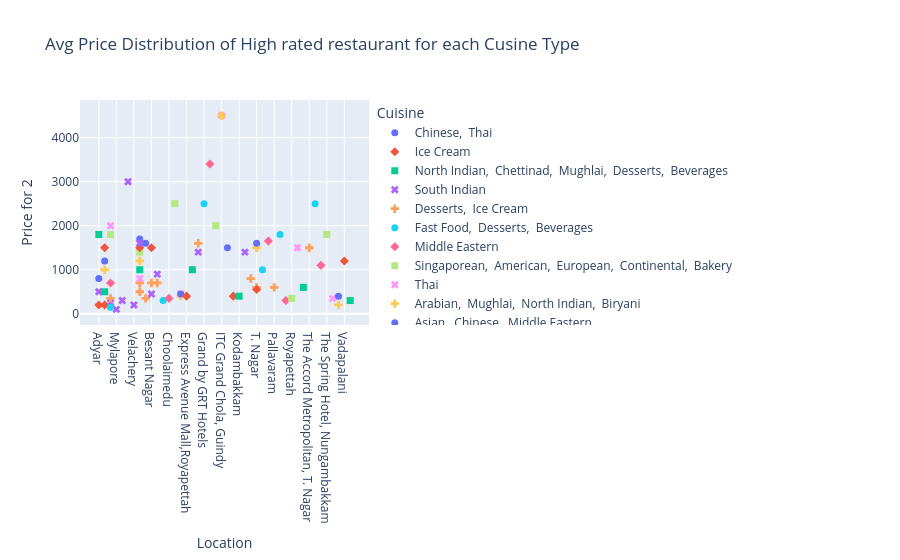

The notebook cell this image was saved under:
### Code cell
fig = px.scatter(avg_price_df,x="Location",y="Price for 2",color="Cuisine",symbol="Cuisine",
                  title='Avg Price Distribution of High rated restaurant for each Cusine Type').update_traces(marker_size=7)
fig.show()

### Figure 1 — Plotly figure (JSON) as saved in the notebook; plotly's stock layout.template omitted (floating-point values rounded to 4 significant figures)
{"data": [{"hovertemplate": "Cuisine=Chinese,  Thai<br>Location=%{x}<br>Price for 2=%{y}<extra></extra>", "legendgroup": "Chinese,  Thai", "marker": {"color": "#636efa", "size": 7, "symbol": "circle"}, "mode": "markers", "name": "Chinese,  Thai", "orientation": "v", "showlegend": true, "type": "scatter", "x": ["Adyar"], "xaxis": "x", "y": [800.0], "yaxis": "y"}, {"hovertemplate": "Cuisine=Ice Cream<br>Location=%{x}<br>Price for 2=%{y}<extra></extra>", "legendgroup": "Ice Cream", "marker": {"color": "#EF553B", "size": 7, "symbol": "diamond"}, "mode": "markers", "name": "Ice Cream", "orientation": "v", "showlegend": true, "type": "scatter", "x": ["Adyar", "Anna Nagar"], "xaxis": "x", "y": [200.0, 200.0], "yaxis": "y"}, {"hovertemplate": "Cuisine=North Indian,  Chettinad,  Mughlai,  Desserts,  Beverages<br>Location=%{x}<br>Price for 2=%{y}<extra></extra>", "legendgroup": "North Indian,  Chettinad,  Mughlai,  Desserts,  Beverages", "marker": {"color": "#00cc96", "size": 7, "symbol": "square"}, "mode": "markers", "name": "North Indian,  Chettinad,  Mughlai,  Desserts,  Beverages", "orientation": "v", "showlegend": true, "type": "scatter", "x": ["Adyar"], "xaxis": "x", "y": [1800.0], "yaxis": "y"}, {"hovertemplate": "Cuisine=South Indian<br>Location=%{x}<br>Price for 2=%{y}<extra></extra>", "legendgroup": "South Indian", "marker": {"color": "#ab63fa", "size": 7, "symbol": "x"}, "mode": "markers", "name": "South Indian", "orientation": "v", "showlegend": true, "type": "scatter", "x": ["Adyar", "Alwarpet", "Mylapore", "Sathyam Cinemas Complex, Royapettah", "Taj Coromandel, Nungambakkam", "Velachery"], "xaxis": "x", "y": [500.0, 250.0, 100.0, 300.0, 3000.0, 200.0], "yaxis": "y"}, {"hovertemplate": "Cuisine=Desserts,  Ice Cream<br>Location=%{x}<br>Price for 2=%{y}<extra></extra>", "legendgroup": "Desserts,  Ice Cream", "marker": {"color": "#FFA15A", "size": 7, "symbol": "cross"}, "mode": "markers", "name": "Desserts,  Ice Cream", "orientation": "v", "showlegend": true, "type": "scatter", "x": ["Alwarpet", "Nungambakkam", "Thuraipakkam"], "xaxis": "x", "y": [350.0, 500.0, 350.0], "yaxis": "y"}, {"hovertemplate": "Cuisine=Fast Food,  Desserts,  Beverages<br>Location=%{x}<br>Price for 2=%{y}<extra></extra>", "legendgroup": "Fast Food,  Desserts,  Beverages", "marker": {"color": "#19d3f3", "size": 7, "symbol": "circle"}, "mode": "markers", "name": "Fast Food,  Desserts,  Beverages", "orientation": "v", "showlegend": true, "type": "scatter", "x": ["Alwarpet"], "xaxis": "x", "y": [150.0], "yaxis": "y"}, {"hovertemplate": "Cuisine=Middle Eastern<br>Location=%{x}<br>Price for 2=%{y}<extra></extra>", "legendgroup": "Middle Eastern", "marker": {"color": "#FF6692", "size": 7, "symbol": "diamond"}, "mode": "markers", "name": "Middle Eastern", "orientation": "v", "showlegend": true, "type": "scatter", "x": ["Alwarpet"], "xaxis": "x", "y": [700.0], "yaxis": "y"}, {"hovertemplate": "Cuisine=Singaporean,  American,  European,  Continental,  Bakery<br>Location=%{x}<br>Price for 2=%{y}<extra></extra>", "legendgroup": "Singaporean,  American,  European,  Continental,  Bakery", "marker": {"color": "#B6E880", "size": 7, "symbol": "square"}, "mode": "markers", "name": "Singaporean,  American,  European,  Continental,  Bakery", "orientation": "v", "showlegend": true, "type": "scatter", "x": ["Alwarpet"], "xaxis": "x", "y": [1800.0], "yaxis": "y"}, {"hovertemplate": "Cuisine=Thai<br>Location=%{x}<br>Price for 2=%{y}<extra></extra>", "legendgroup": "Thai", "marker": {"color": "#FF97FF", "size": 7, "symbol": "x"}, "mode": "markers", "name": "Thai", "orientation": "v", "showlegend": true, "type": "scatter", "x": ["Alwarpet"], "xaxis": "x", "y": [2000.0], "yaxis": "y"}, {"hovertemplate": "Cuisine=Arabian,  Mughlai,  North Indian,  Biryani<br>Location=%{x}<br>Price for 2=%{y}<extra></extra>", "legendgroup": "Arabian,  Mughlai,  North Indian,  Biryani", "marker": {"color": "#FECB52", "size": 7, "symbol": "cross"}, "mode": "markers", "name": "Arabian,  Mughlai,  North Indian,  Biryani", "orientation": "v", "showlegend": true, "type": "scatter", "x": ["Anna Nagar"], "xaxis": "x", "y": [1000.0], "yaxis": "y"}, {"hovertemplate": "Cuisine=Asian,  Chinese,  Middle Eastern<br>Location=%{x}<br>Price for 2=%{y}<extra></extra>", "legendgroup": "Asian,  Chinese,  Middle Eastern", "marker": {"color": "#636efa", "size": 7, "symbol": "circle"}, "mode": "markers", "name": "Asian,  Chinese,  Middle Eastern", "orientation": "v", "showlegend": true, "type": "scatter", "x": ["Anna Nagar"], "xaxis": "x", "y": [1200.0], "yaxis": "y"}, {"hovertemplate": "Cuisine=Italian,  Mexican,  Salad<br>Location=%{x}<br>Price for 2=%{y}<extra></extra>", "legendgroup": "Italian,  Mexican,  Salad", "marker": {"color": "#EF553B", "size": 7, "symbol": "diamond"}, "mode": "markers", "name": "Italian,  Mexican,  Salad", "orientation": "v", "showlegend": true, "type": "scatter", "x": ["Anna Nagar", "Besant Nagar"], "xaxis": "x", "y": [1500.0, 1500.0], "yaxis": "y"}, {"hovertemplate": "Cuisine=Rajasthani,  North Indian<br>Location=%{x}<br>Price for 2=%{y}<extra></extra>", "legendgroup": "Rajasthani,  North Indian", "marker": {"color": "#00cc96", "size": 7, "symbol": "square"}, "mode": "markers", "name": "Rajasthani,  North Indian", "orientation": "v", "showlegend": true, "type": "scatter", "x": ["Anna Nagar"], "xaxis": "x", "y": [500.0], "yaxis": "y"}, {"hovertemplate": "Cuisine=Burger,  Fast Food,  Beverages<br>Location=%{x}<br>Price for 2=%{y}<extra></extra>", "legendgroup": "Burger,  Fast Food,  Beverages", "marker": {"color": "#ab63fa", "size": 7, "symbol": "x"}, "mode": "markers", "name": "Burger,  Fast Food,  Beverages", "orientation": "v", "showlegend": true, "type": "scatter", "x": ["Besant Nagar"], "xaxis": "x", "y": [450.0], "yaxis": "y"}, {"hovertemplate": "Cuisine=Cafe,  Continental,  Italian,  Desserts,  Beverages<br>Location=%{x}<br>Price for 2=%{y}<extra></extra>", "legendgroup": "Cafe,  Continental,  Italian,  Desserts,  Beverages", "marker": {"color": "#FFA15A", "size": 7, "symbol": "cross"}, "mode": "markers", "name": "Cafe,  Continental,  Italian,  Desserts,  Beverages", "orientation": "v", "showlegend": true, "type": "scatter", "x": ["Besant Nagar", "Nungambakkam", "Teynampet"], "xaxis": "x", "y": [700.0, 700.0, 700.0], "yaxis": "y"}, {"hovertemplate": "Cuisine=Mithai,  Street Food,  Fast Food<br>Location=%{x}<br>Price for 2=%{y}<extra></extra>", "legendgroup": "Mithai,  Street Food,  Fast Food", "marker": {"color": "#19d3f3", "size": 7, "symbol": "circle"}, "mode": "markers", "name": "Mithai,  Street Food,  Fast Food", "orientation": "v", "showlegend": true, "type": "scatter", "x": ["Chetpet"], "xaxis": "x", "y": [300.0], "yaxis": "y"}, {"hovertemplate": "Cuisine=Momos,  Chinese<br>Location=%{x}<br>Price for 2=%{y}<extra></extra>", "legendgroup": "Momos,  Chinese", "marker": {"color": "#FF6692", "size": 7, "symbol": "diamond"}, "mode": "markers", "name": "Momos,  Chinese", "orientation": "v", "showlegend": true, "type": "scatter", "x": ["Choolaimedu"], "xaxis": "x", "y": [350.0], "yaxis": "y"}, {"hovertemplate": "Cuisine=South Indian,  Kerala,  Andhra<br>Location=%{x}<br>Price for 2=%{y}<extra></extra>", "legendgroup": "South Indian,  Kerala,  Andhra", "marker": {"color": "#B6E880", "size": 7, "symbol": "square"}, "mode": "markers", "name": "South Indian,  Kerala,  Andhra", "orientation": "v", "showlegend": true, "type": "scatter", "x": ["Crowne Plaza Chennai Adyar Park, Alwarpet"], "xaxis": "x", "y": [2500.0], "yaxis": "y"}, {"hovertemplate": "Cuisine=Chinese,  Konkan,  Momos<br>Location=%{x}<br>Price for 2=%{y}<extra></extra>", "legendgroup": "Chinese,  Konkan,  Momos", "marker": {"color": "#FF97FF", "size": 7, "symbol": "x"}, "mode": "markers", "name": "Chinese,  Konkan,  Momos", "orientation": "v", "showlegend": true, "type": "scatter", "x": ["Egmore"], "xaxis": "x", "y": [450.0], "yaxis": "y"}, {"hovertemplate": "Cuisine=Ice Cream,  Desserts<br>Location=%{x}<br>Price for 2=%{y}<extra></extra>", "legendgroup": "Ice Cream,  Desserts", "marker": {"color": "#FECB52", "size": 7, "symbol": "cross"}, "mode": "markers", "name": "Ice Cream,  Desserts", "orientation": "v", "showlegend": true, "type": "scatter", "x": ["Egmore"], "xaxis": "x", "y": [400.0], "yaxis": "y"}, {"hovertemplate": "Cuisine=Kebab,  Rolls,  Mughlai<br>Location=%{x}<br>Price for 2=%{y}<extra></extra>", "legendgroup": "Kebab,  Rolls,  Mughlai", "marker": {"color": "#636efa", "size": 7, "symbol": "circle"}, "mode": "markers", "name": "Kebab,  Rolls,  Mughlai", "orientation": "v", "showlegend": true, "type": "scatter", "x": ["Egmore"], "xaxis": "x", "y": [450.0], "yaxis": "y"}, {"hovertemplate": "Cuisine=Desserts,  Beverages<br>Location=%{x}<br>Price for 2=%{y}<extra></extra>", "legendgroup": "Desserts,  Beverages", "marker": {"color": "#EF553B", "size": 7, "symbol": "diamond"}, "mode": "markers", "name": "Desserts,  Beverages", "orientation": "v", "showlegend": true, "type": "scatter", "x": ["Express Avenue Mall,Royapettah"], "xaxis": "x", "y": [400.0], "yaxis": "y"}, {"hovertemplate": "Cuisine=Thai,  Asian<br>Location=%{x}<br>Price for 2=%{y}<extra></extra>", "legendgroup": "Thai,  Asian", "marker": {"color": "#00cc96", "size": 7, "symbol": "square"}, "mode": "markers", "name": "Thai,  Asian", "orientation": "v", "showlegend": true, "type": "scatter", "x": ["Foodies Kitchen"], "xaxis": "x", "y": [1000.0], "yaxis": "y"}, {"hovertemplate": "Cuisine=Asian,  Chinese,  Beverages<br>Location=%{x}<br>Price for 2=%{y}<extra></extra>", "legendgroup": "Asian,  Chinese,  Beverages", "marker": {"color": "#ab63fa", "size": 7, "symbol": "x"}, "mode": "markers", "name": "Asian,  Chinese,  Beverages", "orientation": "v", "showlegend": true, "type": "scatter", "x": ["Gopalapuram"], "xaxis": "x", "y": [1400.0], "yaxis": "y"}, {"hovertemplate": "Cuisine=Finger Food,  Seafood,  Italian,  Continental<br>Location=%{x}<br>Price for 2=%{y}<extra></extra>", "legendgroup": "Finger Food,  Seafood,  Italian,  Continental", "marker": {"color": "#FFA15A", "size": 7, "symbol": "cross"}, "mode": "markers", "name": "Finger Food,  Seafood,  Italian,  Continental", "orientation": "v", "showlegend": true, "type": "scatter", "x": ["Gopalapuram"], "xaxis": "x", "y": [1600.0], "yaxis": "y"}, {"hovertemplate": "Cuisine=North Indian,  Mughlai,  South Indian<br>Location=%{x}<br>Price for 2=%{y}<extra></extra>", "legendgroup": "North Indian,  Mughlai,  South Indian", "marker": {"color": "#19d3f3", "size": 7, "symbol": "circle"}, "mode": "markers", "name": "North Indian,  Mughlai,  South Indian", "orientation": "v", "showlegend": true, "type": "scatter", "x": ["Grand by GRT Hotels"], "xaxis": "x", "y": [2500.0], "yaxis": "y"}, {"hovertemplate": "Cuisine=North Indian,  Continental,  Asian<br>Location=%{x}<br>Price for 2=%{y}<extra></extra>", "legendgroup": "North Indian,  Continental,  Asian", "marker": {"color": "#FF6692", "size": 7, "symbol": "diamond"}, "mode": "markers", "name": "North Indian,  Continental,  Asian", "orientation": "v", "showlegend": true, "type": "scatter", "x": ["Hilton Chennai, Guindy"], "xaxis": "x", "y": [3400.0], "yaxis": "y"}, {"hovertemplate": "Cuisine=Continental,  Finger Food,  Seafood,  Fast Food<br>Location=%{x}<br>Price for 2=%{y}<extra></extra>", "legendgroup": "Continental,  Finger Food,  Seafood,  Fast Food", "marker": {"color": "#B6E880", "size": 7, "symbol": "square"}, "mode": "markers", "name": "Continental,  Finger Food,  Seafood,  Fast Food", "orientation": "v", "showlegend": true, "type": "scatter", "x": ["Hotel Rajpark, Alwarpet"], "xaxis": "x", "y": [2000.0], "yaxis": "y"}, {"hovertemplate": "Cuisine=North Indian,  Mughlai<br>Location=%{x}<br>Price for 2=%{y}<extra></extra>", "legendgroup": "North Indian,  Mughlai", "marker": {"color": "#FF97FF", "size": 7, "symbol": "x"}, "mode": "markers", "name": "North Indian,  Mughlai", "orientation": "v", "showlegend": true, "type": "scatter", "x": ["ITC Grand Chola, Guindy"], "xaxis": "x", "y": [4500.0], "yaxis": "y"}, {"hovertemplate": "Cuisine=South Indian,  Chinese,  Desserts<br>Location=%{x}<br>Price for 2=%{y}<extra></extra>", "legendgroup": "South Indian,  Chinese,  Desserts", "marker": {"color": "#FECB52", "size": 7, "symbol": "cross"}, "mode": "markers", "name": "South Indian,  Chinese,  Desserts", "orientation": "v", "showlegend": true, "type": "scatter", "x": ["ITC Grand Chola, Guindy"], "xaxis": "x", "y": [4500.0], "yaxis": "y"}, {"hovertemplate": "Cuisine=Italian,  Continental,  Burger,  Sandwich,  Wraps,  Kerala,  North Indian,  South Indian<br>Location=%{x}<br>Price for 2=%{y}<extra></extra>", "legendgroup": "Italian,  Continental,  Burger,  Sandwich,  Wraps,  Kerala,  North Indian,  South Indian", "marker": {"color": "#636efa", "size": 7, "symbol": "circle"}, "mode": "markers", "name": "Italian,  Continental,  Burger,  Sandwich,  Wraps,  Kerala,  North Indian,  South Indian", "orientation": "v", "showlegend": true, "type": "scatter", "x": ["Kanathur"], "xaxis": "x", "y": [1500.0], "yaxis": "y"}, {"hovertemplate": "Cuisine=Fast Food<br>Location=%{x}<br>Price for 2=%{y}<extra></extra>", "legendgroup": "Fast Food", "marker": {"color": "#EF553B", "size": 7, "symbol": "diamond"}, "mode": "markers", "name": "Fast Food", "orientation": "v", "showlegend": true, "type": "scatter", "x": ["Kilpauk"], "xaxis": "x", "y": [400.0], "yaxis": "y"}, {"hovertemplate": "Cuisine=Biryani,  North Indian,  Kebab<br>Location=%{x}<br>Price for 2=%{y}<extra></extra>", "legendgroup": "Biryani,  North Indian,  Kebab", "marker": {"color": "#00cc96", "size": 7, "symbol": "square"}, "mode": "markers", "name": "Biryani,  North Indian,  Kebab", "orientation": "v", "showlegend": true, "type": "scatter", "x": ["Kodambakkam"], "xaxis": "x", "y": [400.0], "yaxis": "y"}, {"hovertemplate": "Cuisine=Burmese,  Thai,  Vietnamese,  Indonesian,  Singaporean,  Japanese,  Malaysian<br>Location=%{x}<br>Price for 2=%{y}<extra></extra>", "legendgroup": "Burmese,  Thai,  Vietnamese,  Indonesian,  Singaporean,  Japanese,  Malaysian", "marker": {"color": "#ab63fa", "size": 7, "symbol": "x"}, "mode": "markers", "name": "Burmese,  Thai,  Vietnamese,  Indonesian,  Singaporean,  Japanese,  Malaysian", "orientation": "v", "showlegend": true, "type": "scatter", "x": ["Kotturpuram"], "xaxis": "x", "y": [1400.0], "yaxis": "y"}, {"hovertemplate": "Cuisine=North Indian<br>Location=%{x}<br>Price for 2=%{y}<extra></extra>", "legendgroup": "North Indian", "marker": {"color": "#FFA15A", "size": 7, "symbol": "cross"}, "mode": "markers", "name": "North Indian", "orientation": "v", "showlegend": true, "type": "scatter", "x": ["Mayajaal Multiplex, Kanathur", "T. Nagar"], "xaxis": "x", "y": [800.0, 600.0], "yaxis": "y"}, {"hovertemplate": "Cuisine=North Indian,  Chinese,  Arabian,  BBQ,  Biryani,  Beverages<br>Location=%{x}<br>Price for 2=%{y}<extra></extra>", "legendgroup": "North Indian,  Chinese,  Arabian,  BBQ,  Biryani,  Beverages", "marker": {"color": "#19d3f3", "size": 7, "symbol": "circle"}, "mode": "markers", "name": "North Indian,  Chinese,  Arabian,  BBQ,  Biryani,  Beverages", "orientation": "v", "showlegend": true, "type": "scatter", "x": ["Medavakkam"], "xaxis": "x", "y": [1000.0], "yaxis": "y"}, {"hovertemplate": "Cuisine=European,  Continental,  Italian,  North Indian<br>Location=%{x}<br>Price for 2=%{y}<extra></extra>", "legendgroup": "European,  Continental,  Italian,  North Indian", "marker": {"color": "#FF6692", "size": 7, "symbol": "diamond"}, "mode": "markers", "name": "European,  Continental,  Italian,  North Indian", "orientation": "v", "showlegend": true, "type": "scatter", "x": ["Neelangarai"], "xaxis": "x", "y": [1650.0], "yaxis": "y"}, {"hovertemplate": "Cuisine=Cafe,  Continental,  Italian,  Desserts<br>Location=%{x}<br>Price for 2=%{y}<extra></extra>", "legendgroup": "Cafe,  Continental,  Italian,  Desserts", "marker": {"color": "#B6E880", "size": 7, "symbol": "square"}, "mode": "markers", "name": "Cafe,  Continental,  Italian,  Desserts", "orientation": "v", "showlegend": true, "type": "scatter", "x": ["Nungambakkam"], "xaxis": "x", "y": [1400.0], "yaxis": "y"}, {"hovertemplate": "Cuisine=Ice Cream,  Desserts,  Beverages<br>Location=%{x}<br>Price for 2=%{y}<extra></extra>", "legendgroup": "Ice Cream,  Desserts,  Beverages", "marker": {"color": "#FF97FF", "size": 7, "symbol": "x"}, "mode": "markers", "name": "Ice Cream,  Desserts,  Beverages", "orientation": "v", "showlegend": true, "type": "scatter", "x": ["Nungambakkam"], "xaxis": "x", "y": [800.0], "yaxis": "y"}, {"hovertemplate": "Cuisine=Kerala,  South Indian<br>Location=%{x}<br>Price for 2=%{y}<extra></extra>", "legendgroup": "Kerala,  South Indian", "marker": {"color": "#FECB52", "size": 7, "symbol": "cross"}, "mode": "markers", "name": "Kerala,  South Indian", "orientation": "v", "showlegend": true, "type": "scatter", "x": ["Nungambakkam"], "xaxis": "x", "y": [1200.0], "yaxis": "y"}, {"hovertemplate": "Cuisine=North Indian,  Desserts,  Beverages<br>Location=%{x}<br>Price for 2=%{y}<extra></extra>", "legendgroup": "North Indian,  Desserts,  Beverages", "marker": {"color": "#636efa", "size": 7, "symbol": "circle"}, "mode": "markers", "name": "North Indian,  Desserts,  Beverages", "orientation": "v", "showlegend": true, "type": "scatter", "x": ["Nungambakkam"], "xaxis": "x", "y": [1700.0], "yaxis": "y"}, {"hovertemplate": "Cuisine=North Indian,  Maharashtrian,  Modern Indian,  Beverages<br>Location=%{x}<br>Price for 2=%{y}<extra></extra>", "legendgroup": "North Indian,  Maharashtrian,  Modern Indian,  Beverages", "marker": {"color": "#EF553B", "size": 7, "symbol": "diamond"}, "mode": "markers", "name": "North Indian,  Maharashtrian,  Modern Indian,  Beverages", "orientation": "v", "showlegend": true, "type": "scatter", "x": ["Nungambakkam"], "xaxis": "x", "y": [1500.0], "yaxis": "y"}, {"hovertemplate": "Cuisine=North Indian,  South Indian,  Chinese,  Asian,  Fast Food,  Desserts,  Beverages<br>Location=%{x}<br>Price for 2=%{y}<extra></extra>", "legendgroup": "North Indian,  South Indian,  Chinese,  Asian,  Fast Food,  Desserts,  Beverages", "marker": {"color": "#00cc96", "size": 7, "symbol": "square"}, "mode": "markers", "name": "North Indian,  South Indian,  Chinese,  Asian,  Fast Food,  Desserts,  Beverages", "orientation": "v", "showlegend": true, "type": "scatter", "x": ["Nungambakkam"], "xaxis": "x", "y": [1000.0], "yaxis": "y"}, {"hovertemplate": "Cuisine=Seafood,  North Indian,  Chinese<br>Location=%{x}<br>Price for 2=%{y}<extra></extra>", "legendgroup": "Seafood,  North Indian,  Chinese", "marker": {"color": "#ab63fa", "size": 7, "symbol": "x"}, "mode": "markers", "name": "Seafood,  North Indian,  Chinese", "orientation": "v", "showlegend": true, "type": "scatter", "x": ["Nungambakkam"], "xaxis": "x", "y": [1600.0], "yaxis": "y"}, {"hovertemplate": "Cuisine=Biryani,  Chinese,  Tamil<br>Location=%{x}<br>Price for 2=%{y}<extra></extra>", "legendgroup": "Biryani,  Chinese,  Tamil", "marker": {"color": "#FFA15A", "size": 7, "symbol": "cross"}, "mode": "markers", "name": "Biryani,  Chinese,  Tamil", "orientation": "v", "showlegend": true, "type": "scatter", "x": ["Pallavaram"], "xaxis": "x", "y": [600.0], "yaxis": "y"}, {"hovertemplate": "Cuisine=Chinese,  Asian,  Sushi,  Japanese,  Thai<br>Location=%{x}<br>Price for 2=%{y}<extra></extra>", "legendgroup": "Chinese,  Asian,  Sushi,  Japanese,  Thai", "marker": {"color": "#19d3f3", "size": 7, "symbol": "circle"}, "mode": "markers", "name": "Chinese,  Asian,  Sushi,  Japanese,  Thai", "orientation": "v", "showlegend": true, "type": "scatter", "x": ["Phoenix Market City, Velachery"], "xaxis": "x", "y": [1800.0], "yaxis": "y"}, {"hovertemplate": "Cuisine=South Indian,  Desserts,  Beverages<br>Location=%{x}<br>Price for 2=%{y}<extra></extra>", "legendgroup": "South Indian,  Desserts,  Beverages", "marker": {"color": "#FF6692", "size": 7, "symbol": "diamond"}, "mode": "markers", "name": "South Indian,  Desserts,  Beverages", "orientation": "v", "showlegend": true, "type": "scatter", "x": ["Purasavakkam"], "xaxis": "x", "y": [300.0], "yaxis": "y"}, {"hovertemplate": "Cuisine=Bakery,  Desserts,  Beverages<br>Location=%{x}<br>Price for 2=%{y}<extra></extra>", "legendgroup": "Bakery,  Desserts,  Beverages", "marker": {"color": "#B6E880", "size": 7, "symbol": "square"}, "mode": "markers", "name": "Bakery,  Desserts,  Beverages", "orientation": "v", "showlegend": true, "type": "scatter", "x": ["Royapettah"], "xaxis": "x", "y": [350.0], "yaxis": "y"}, {"hovertemplate": "Cuisine=Steak,  Pizza,  North Indian,  Juices<br>Location=%{x}<br>Price for 2=%{y}<extra></extra>", "legendgroup": "Steak,  Pizza,  North Indian,  Juices", "marker": {"color": "#FF97FF", "size": 7, "symbol": "x"}, "mode": "markers", "name": "Steak,  Pizza,  North Indian,  Juices", "orientation": "v", "showlegend": true, "type": "scatter", "x": ["Semmancheri"], "xaxis": "x", "y": [1500.0], "yaxis": "y"}, {"hovertemplate": "Cuisine=Fast Food,  Italian,  Salad<br>Location=%{x}<br>Price for 2=%{y}<extra></extra>", "legendgroup": "Fast Food,  Italian,  Salad", "marker": {"color": "#FECB52", "size": 7, "symbol": "cross"}, "mode": "markers", "name": "Fast Food,  Italian,  Salad", "orientation": "v", "showlegend": true, "type": "scatter", "x": ["T. Nagar"], "xaxis": "x", "y": [1500.0], "yaxis": "y"}, {"hovertemplate": "Cuisine=North Indian,  Continental,  Kebab,  BBQ<br>Location=%{x}<br>Price for 2=%{y}<extra></extra>", "legendgroup": "North Indian,  Continental,  Kebab,  BBQ", "marker": {"color": "#636efa", "size": 7, "symbol": "circle"}, "mode": "markers", "name": "North Indian,  Continental,  Kebab,  BBQ", "orientation": "v", "showlegend": true, "type": "scatter", "x": ["T. Nagar", "Thuraipakkam"], "xaxis": "x", "y": [1600.0, 1600.0], "yaxis": "y"}, {"hovertemplate": "Cuisine=Tamil,  Chettinad<br>Location=%{x}<br>Price for 2=%{y}<extra></extra>", "legendgroup": "Tamil,  Chettinad", "marker": {"color": "#EF553B", "size": 7, "symbol": "diamond"}, "mode": "markers", "name": "Tamil,  Chettinad", "orientation": "v", "showlegend": true, "type": "scatter", "x": ["T. Nagar"], "xaxis": "x", "y": [550.0], "yaxis": "y"}, {"hovertemplate": "Cuisine=Cafe,  American<br>Location=%{x}<br>Price for 2=%{y}<extra></extra>", "legendgroup": "Cafe,  American", "marker": {"color": "#00cc96", "size": 7, "symbol": "square"}, "mode": "markers", "name": "Cafe,  American", "orientation": "v", "showlegend": true, "type": "scatter", "x": ["Taramani"], "xaxis": "x", "y": [600.0], "yaxis": "y"}, {"hovertemplate": "Cuisine=Cafe,  American,  Fast Food<br>Location=%{x}<br>Price for 2=%{y}<extra></extra>", "legendgroup": "Cafe,  American,  Fast Food", "marker": {"color": "#ab63fa", "size": 7, "symbol": "x"}, "mode": "markers", "name": "Cafe,  American,  Fast Food", "orientation": "v", "showlegend": true, "type": "scatter", "x": ["Teynampet"], "xaxis": "x", "y": [900.0], "yaxis": "y"}, {"hovertemplate": "Cuisine=South Indian,  North Indian<br>Location=%{x}<br>Price for 2=%{y}<extra></extra>", "legendgroup": "South Indian,  North Indian", "marker": {"color": "#FFA15A", "size": 7, "symbol": "cross"}, "mode": "markers", "name": "South Indian,  North Indian", "orientation": "v", "showlegend": true, "type": "scatter", "x": ["The Accord Metropolitan, T. Nagar"], "xaxis": "x", "y": [1500.0], "yaxis": "y"}, {"hovertemplate": "Cuisine=North Indian,  Asian,  Mediterranean,  Continental,  Italian<br>Location=%{x}<br>Price for 2=%{y}<extra></extra>", "legendgroup": "North Indian,  Asian,  Mediterranean,  Continental,  Italian", "marker": {"color": "#19d3f3", "size": 7, "symbol": "circle"}, "mode": "markers", "name": "North Indian,  Asian,  Mediterranean,  Continental,  Italian", "orientation": "v", "showlegend": true, "type": "scatter", "x": ["The Leela Palace, MRC Nagar"], "xaxis": "x", "y": [2500.0], "yaxis": "y"}, {"hovertemplate": "Cuisine=Cafe,  Continental,  Italian,  Sandwich,  Salad,  Desserts<br>Location=%{x}<br>Price for 2=%{y}<extra></extra>", "legendgroup": "Cafe,  Continental,  Italian,  Sandwich,  Salad,  Desserts", "marker": {"color": "#FF6692", "size": 7, "symbol": "diamond"}, "mode": "markers", "name": "Cafe,  Continental,  Italian,  Sandwich,  Salad,  Desserts", "orientation": "v", "showlegend": true, "type": "scatter", "x": ["The Savera Hotel, RK Salai (Cathedral Road)"], "xaxis": "x", "y": [1100.0], "yaxis": "y"}, {"hovertemplate": "Cuisine=Momos,  Asian,  Chinese,  Sushi<br>Location=%{x}<br>Price for 2=%{y}<extra></extra>", "legendgroup": "Momos,  Asian,  Chinese,  Sushi", "marker": {"color": "#B6E880", "size": 7, "symbol": "square"}, "mode": "markers", "name": "Momos,  Asian,  Chinese,  Sushi", "orientation": "v", "showlegend": true, "type": "scatter", "x": ["The Spring Hotel, Nungambakkam"], "xaxis": "x", "y": [1800.0], "yaxis": "y"}, {"hovertemplate": "Cuisine=Beverages,  Fast Food,  Healthy Food,  Juices<br>Location=%{x}<br>Price for 2=%{y}<extra></extra>", "legendgroup": "Beverages,  Fast Food,  Healthy Food,  Juices", "marker": {"color": "#FF97FF", "size": 7, "symbol": "x"}, "mode": "markers", "name": "Beverages,  Fast Food,  Healthy Food,  Juices", "orientation": "v", "showlegend": true, "type": "scatter", "x": ["Thousand Lights"], "xaxis": "x", "y": [350.0], "yaxis": "y"}, {"hovertemplate": "Cuisine=South Indian,  Biryani<br>Location=%{x}<br>Price for 2=%{y}<extra></extra>", "legendgroup": "South Indian,  Biryani", "marker": {"color": "#FECB52", "size": 7, "symbol": "cross"}, "mode": "markers", "name": "South Indian,  Biryani", "orientation": "v", "showlegend": true, "type": "scatter", "x": ["Triplicane"], "xaxis": "x", "y": [200.0], "yaxis": "y"}, {"hovertemplate": "Cuisine=South Indian,  Chinese,  Street Food,  Beverages<br>Location=%{x}<br>Price for 2=%{y}<extra></extra>", "legendgroup": "South Indian,  Chinese,  Street Food,  Beverages", "marker": {"color": "#636efa", "size": 7, "symbol": "circle"}, "mode": "markers", "name": "South Indian,  Chinese,  Street Food,  Beverages", "orientation": "v", "showlegend": true, "type": "scatter", "x": ["Triplicane"], "xaxis": "x", "y": [400.0], "yaxis": "y"}, {"hovertemplate": "Cuisine=Japanese<br>Location=%{x}<br>Price for 2=%{y}<extra></extra>", "legendgroup": "Japanese", "marker": {"color": "#EF553B", "size": 7, "symbol": "diamond"}, "mode": "markers", "name": "Japanese", "orientation": "v", "showlegend": true, "type": "scatter", "x": ["Vadapalani"], "xaxis": "x", "y": [1200.0], "yaxis": "y"}, {"hovertemplate": "Cuisine=Sandwich,  Fast Food,  Beverages<br>Location=%{x}<br>Price for 2=%{y}<extra></extra>", "legendgroup": "Sandwich,  Fast Food,  Beverages", "marker": {"color": "#00cc96", "size": 7, "symbol": "square"}, "mode": "markers", "name": "Sandwich,  Fast Food,  Beverages", "orientation": "v", "showlegend": true, "type": "scatter", "x": ["West Mambalam"], "xaxis": "x", "y": [300.0], "yaxis": "y"}], "layout": {"legend": {"title": {"text": "Cuisine"}, "tracegroupgap": 0}, "title": {"text": "Avg Price Distribution of High rated restaurant for each Cusine Type"}, "xaxis": {"anchor": "y", "domain": [0, 1], "title": {"text": "Location"}}, "yaxis": {"anchor": "x", "domain": [0, 1], "title": {"text": "Price for 2"}}}}
